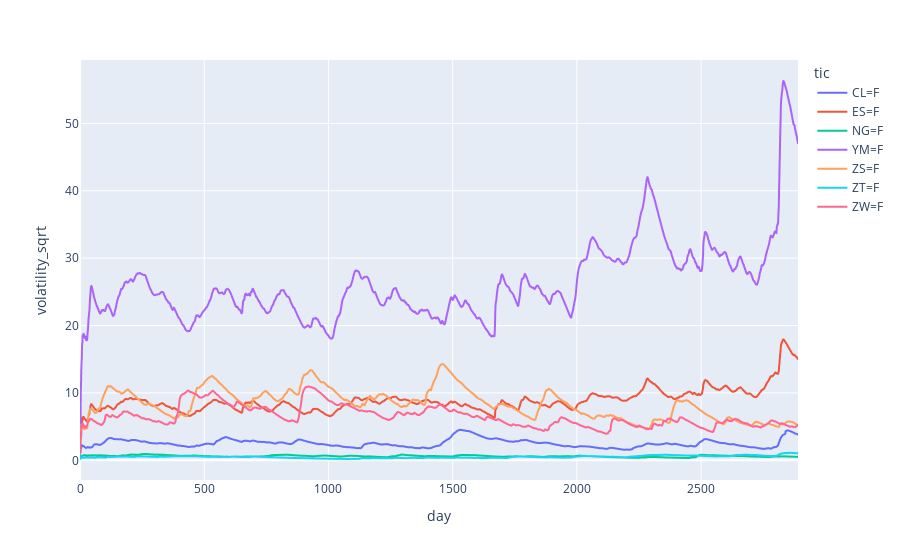

The cell this chart's notebook holds for it:
### Code cell
px.line(B.df, x = 'day', y = 'volatility_sqrt', color = 'tic')

### Figure 1 — Plotly figure (JSON) as saved in the notebook; plotly's stock layout.template omitted (floating-point values rounded to 4 significant figures; data arrays with more than 128 entries replaced by an {"elided": "..."} marker saying what was removed)
{"data": [{"hovertemplate": "tic=CL=F<br>day=%{x}<br>volatility_sqrt=%{y}<extra></extra>", "legendgroup": "CL=F", "line": {"color": "#636efa", "dash": "solid"}, "marker": {"symbol": "circle"}, "mode": "lines", "name": "CL=F", "showlegend": true, "type": "scattergl", "x": {"elided": "2891 int values"}, "xaxis": "x", "y": {"elided": "2891 float values"}, "yaxis": "y"}, {"hovertemplate": "tic=ES=F<br>day=%{x}<br>volatility_sqrt=%{y}<extra></extra>", "legendgroup": "ES=F", "line": {"color": "#EF553B", "dash": "solid"}, "marker": {"symbol": "circle"}, "mode": "lines", "name": "ES=F", "showlegend": true, "type": "scattergl", "x": {"elided": "2891 int values"}, "xaxis": "x", "y": {"elided": "2891 float values"}, "yaxis": "y"}, {"hovertemplate": "tic=NG=F<br>day=%{x}<br>volatility_sqrt=%{y}<extra></extra>", "legendgroup": "NG=F", "line": {"color": "#00cc96", "dash": "solid"}, "marker": {"symbol": "circle"}, "mode": "lines", "name": "NG=F", "showlegend": true, "type": "scattergl", "x": {"elided": "2891 int values"}, "xaxis": "x", "y": {"elided": "2891 float values"}, "yaxis": "y"}, {"hovertemplate": "tic=YM=F<br>day=%{x}<br>volatility_sqrt=%{y}<extra></extra>", "legendgroup": "YM=F", "line": {"color": "#ab63fa", "dash": "solid"}, "marker": {"symbol": "circle"}, "mode": "lines", "name": "YM=F", "showlegend": true, "type": "scattergl", "x": {"elided": "2891 int values"}, "xaxis": "x", "y": {"elided": "2891 float values"}, "yaxis": "y"}, {"hovertemplate": "tic=ZS=F<br>day=%{x}<br>volatility_sqrt=%{y}<extra></extra>", "legendgroup": "ZS=F", "line": {"color": "#FFA15A", "dash": "solid"}, "marker": {"symbol": "circle"}, "mode": "lines", "name": "ZS=F", "showlegend": true, "type": "scattergl", "x": {"elided": "2891 int values"}, "xaxis": "x", "y": {"elided": "2891 float values"}, "yaxis": "y"}, {"hovertemplate": "tic=ZT=F<br>day=%{x}<br>volatility_sqrt=%{y}<extra></extra>", "legendgroup": "ZT=F", "line": {"color": "#19d3f3", "dash": "solid"}, "marker": {"symbol": "circle"}, "mode": "lines", "name": "ZT=F", "showlegend": true, "type": "scattergl", "x": {"elided": "2891 int values"}, "xaxis": "x", "y": {"elided": "2891 float values"}, "yaxis": "y"}, {"hovertemplate": "tic=ZW=F<br>day=%{x}<br>volatility_sqrt=%{y}<extra></extra>", "legendgroup": "ZW=F", "line": {"color": "#FF6692", "dash": "solid"}, "marker": {"symbol": "circle"}, "mode": "lines", "name": "ZW=F", "showlegend": true, "type": "scattergl", "x": {"elided": "2891 int values"}, "xaxis": "x", "y": {"elided": "2891 float values"}, "yaxis": "y"}], "layout": {"legend": {"title": {"text": "tic"}, "tracegroupgap": 0}, "margin": {"t": 60}, "xaxis": {"anchor": "y", "domain": [0, 1], "title": {"text": "day"}}, "yaxis": {"anchor": "x", "domain": [0, 1], "title": {"text": "volatility_sqrt"}}}}
